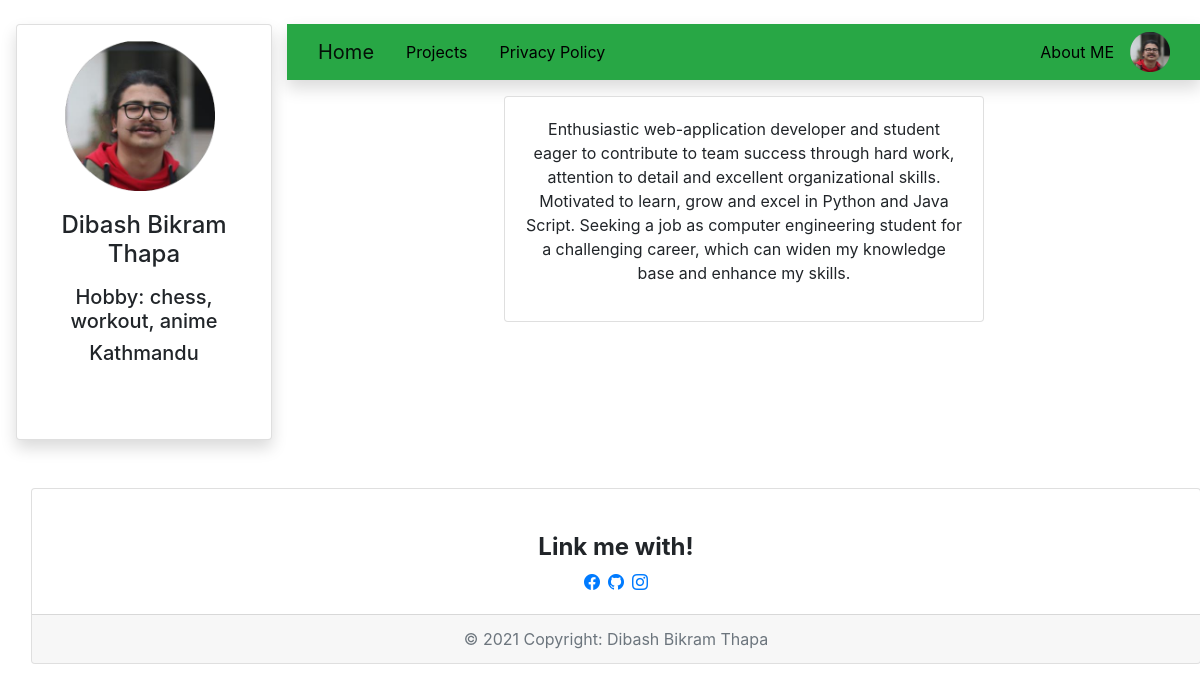
Screenshot of /aboutme/ with the database file from the repository.
### portfolioApp/models.py (models this page shows, shortened)
class Profile(models.Model):
    user=models.CharField(max_length=20, unique=True)
    profilepic=models.ImageField(upload_to='profilepic', blank=True)
    text = models.TextField()
    address=models.CharField(max_length=100)
    company=models.CharField(max_length=100, blank=True)
    UTitle = models.TextField(blank=True)
    University = models.TextField(blank=True)
    HTitle = models.TextField(blank=True)
    Highschool = models.TextField(blank=True)
    STitle = models.TextField(blank=True)
    School = models.TextField(blank=True)
    skill1=models.CharField(max_length=100)
    skill2=models.CharField(max_length=100)
    skill3=models.CharField(max_length=100)
    skill4=models.CharField(max_length=100)
    skill5=models.CharField(max_length=100)
    skill6=models.CharField(max_length=100)

class AboutMe(models.Model):
    user=models.ForeignKey('Profile',on_delete=models.CASCADE)
    text= models.TextField()

### portfolioApp/views.py (the view)
# urls.py: path('aboutme/', views.AboutMeView.as_view(),name='aboutme'),
class AboutMeView(ListView):
    model = AboutMe
    template_name='portfolioApp/aboutme.html'
    extra_context={'profile_list':Profile.objects.all()}

### portfolioApp/templates/portfolioApp/aboutme.html (shortened to what this page needs)
{% extends "portfolioApp/portfolioview.html" %}
{% load bootstrap5 %}
{% block content %}
<div class="row justify-content-center">
<div class="mt-3 card text-center" style="width:30rem;">
{% for text in aboutme_list %}
  <p class="card-body">{{text.text}}</p>
{% endfor %}
</div>
</div>
{% endblock %}

### portfolioApp/templates/portfolioApp/portfolioview.html (shortened to what this page needs)
<!DOCTYPE html>
{% load static %}
<html lang="en" dir="ltr">
  <head>
    <link rel="stylesheet" href="https://stackpath.bootstrapcdn.com/bootstrap/4.4.1/css/bootstrap.min.css">
  <link href="https://cdn.jsdelivr.net/npm/bootstrap-icons@1.5.0/font/bootstrap-icons.css" rel="stylesheet">
  <link rel="stylesheet" href="{% static "css/style.css" %}"/>
  </head>
  <body>
    <div class="ml-3 container-fluid">
      <div class="row mt-3 pt-2">
        {%for item in profile_list %}
        <div class=" card shadow text-center" style="width:16rem; height:26rem;">
            {% if item.profilepic %}
              <img class="card-img-left ml-5 mt-3" src="{{ item.profilepic.url }}" alt="fail"
                height="150" width="150">
            {% endif %}
            <div class="card-body">
              <div class="card-title ">
                <h4>{{item.user}}</h4>
              </div>
                <p class="card-text ">
                <h5>{{item.text}}</h5>
                <h5>{{item.address}}</h5>
              </p>
            </div>
        </div>
        {% endfor %}
        <div class="col-md ">
            <div class="row-md">
              <nav class="navbar navbar-light shadow bg-success">
                <div class="container-fluid">
                    <a class="navbar-brand"  href="{% url "portfolioapp:homeview" %}">Home</a>
                      <a class=" nav-link navlink"  href="{% url "portfolioapp:projectview" %}">Projects</a>
                      <a class=" nav-link navlink" href="https://www.termsfeed.com/live/c84125ad-23d1-4af6-bb91-b7043e99c937">Privacy Policy</a>
                  <div class="nav ml-auto" >
                      <a class=" nav-link navlink"  href="{% url "portfolioapp:aboutme" %}">About ME</a>
                        {%for item in profile_list %}
                      <img src="{{ item.profilepic.url }}" height="40" width="40">
                      {% endfor %}
                    </div>
                </div>
              </nav>
              </div>
              {% block content %}
              {% endblock %}
        </div>
    </div>
    <div class="mt-5 pt-4 card text-center">
      <div class="card-body">
        <h4><b>Link me with!</h4></b>
        <div class=" row justify-content-center">
            <a  href="https://www.facebook.com/dibash.thapa.39/" target="_blank"><i class="bi bi-facebook" ></i></a>
          <div class="ml-2">
            <a  href="https://github.com/DibashBikramThapa" target="_blank"><i class="bi bi-github" ></i></a>
          </div>
          <div class="ml-2">
            <a href="https://www.instagram.com/thapa_b_dibash/"  target="_blank"><i class="bi bi-instagram"></i></a>
          </div>
        </div>
      </div>
      <div class="card-footer text-muted">
        © 2021 Copyright: Dibash Bikram Thapa
      </div>
    </div>
    </div>
  </body>
</html>

### static/css/style.css (style rules this page uses)
.nav-link { color:black; }
body { background-color:white; }

### rows the page displays
Profile: profilepic (picture), user "Dibash Bikram Thapa", text "Hobby: chess, workout, anime", address "Kathmandu"
AboutMe: text "Enthusiastic web-application developer and student eager to contribute to team success through hard work, attention to detail and excellent organizational skills. Motivated to learn, grow and excel in Python and Java Script. Seeking a job as computer engineering student for a challenging career, which can widen my knowledge base and enhance my skills."
